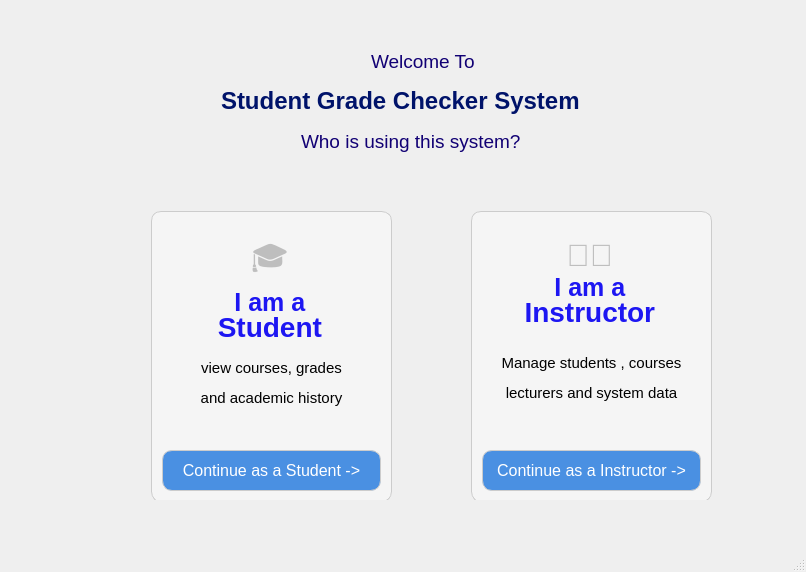
<?xml version="1.0" encoding="UTF-8"?>
<ui version="4.0">
 <class>MainWindow</class>
 <widget class="QMainWindow" name="MainWindow">
  <property name="geometry">
   <rect>
    <x>0</x>
    <y>0</y>
    <width>806</width>
    <height>572</height>
   </rect>
  </property>
  <property name="sizePolicy">
   <sizepolicy hsizetype="Fixed" vsizetype="Preferred">
    <horstretch>0</horstretch>
    <verstretch>0</verstretch>
   </sizepolicy>
  </property>
  <property name="windowTitle">
   <string>MainWindow</string>
  </property>
  <widget class="QWidget" name="centralwidget">
   <widget class="QStackedWidget" name="mainStack">
    <property name="geometry">
     <rect>
      <x>11</x>
      <y>11</y>
      <width>801</width>
      <height>541</height>
     </rect>
    </property>
    <property name="currentIndex">
     <number>0</number>
    </property>
    <widget class="QWidget" name="page">
     <widget class="QLabel" name="label">
      <property name="geometry">
       <rect>
        <x>360</x>
        <y>20</y>
        <width>131</width>
        <height>61</height>
       </rect>
      </property>
      <property name="text">
       <string>&lt;html&gt;&lt;head/&gt;&lt;body&gt;&lt;p&gt;&lt;span style=&quot; font-size:14pt; color:#110074;&quot;&gt;Welcome To&lt;/span&gt;&lt;/p&gt;&lt;/body&gt;&lt;/html&gt;</string>
      </property>
     </widget>
     <widget class="QLabel" name="label_2">
      <property name="geometry">
       <rect>
        <x>210</x>
        <y>70</y>
        <width>441</width>
        <height>41</height>
       </rect>
      </property>
      <property name="text">
       <string>&lt;html&gt;&lt;head/&gt;&lt;body&gt;&lt;p&gt;&lt;span style=&quot; font-size:18pt; font-weight:700; color:#00136a;&quot;&gt;Student Grade Checker System&lt;/span&gt;&lt;/p&gt;&lt;/body&gt;&lt;/html&gt;</string>
      </property>
     </widget>
     <widget class="QLabel" name="label_3">
      <property name="geometry">
       <rect>
        <x>290</x>
        <y>100</y>
        <width>271</width>
        <height>61</height>
       </rect>
      </property>
      <property name="text">
       <string>&lt;html&gt;&lt;head/&gt;&lt;body&gt;&lt;p&gt;&lt;span style=&quot; font-size:14pt; color:#110074;&quot;&gt;Who is using this system?&lt;/span&gt;&lt;/p&gt;&lt;/body&gt;&lt;/html&gt;</string>
      </property>
     </widget>
     <widget class="QWidget" name="horizontalLayoutWidget">
      <property name="geometry">
       <rect>
        <x>130</x>
        <y>200</y>
        <width>591</width>
        <height>291</height>
       </rect>
      </property>
      <layout class="QHBoxLayout" name="horizontalLayout_3"/>
     </widget>
     <widget class="QFrame" name="frame">
      <property name="geometry">
       <rect>
        <x>100</x>
        <y>200</y>
        <width>629</width>
        <height>289</height>
       </rect>
      </property>
      <property name="styleSheet">
       <string notr="true">border: none;</string>
      </property>
      <property name="frameShape">
       <enum>QFrame::Shape::NoFrame</enum>
      </property>
      <property name="frameShadow">
       <enum>QFrame::Shadow::Raised</enum>
      </property>
      <widget class="QFrame" name="frame_2">
       <property name="geometry">
        <rect>
         <x>40</x>
         <y>0</y>
         <width>241</width>
         <height>291</height>
        </rect>
       </property>
       <property name="styleSheet">
        <string notr="true">  background-color: #f5f5f5;
    border-radius: 10px;
    border: 1px solid #ccc;</string>
       </property>
       <property name="frameShape">
        <enum>QFrame::Shape::Box</enum>
       </property>
       <property name="frameShadow">
        <enum>QFrame::Shadow::Plain</enum>
       </property>
       <layout class="QVBoxLayout" name="verticalLayout_4">
        <property name="leftMargin">
         <number>10</number>
        </property>
        <property name="topMargin">
         <number>10</number>
        </property>
        <property name="rightMargin">
         <number>10</number>
        </property>
        <property name="bottomMargin">
         <number>10</number>
        </property>
        <item>
         <layout class="QVBoxLayout" name="verticalLayout_3">
          <item>
           <spacer name="verticalSpacer_2">
            <property name="orientation">
             <enum>Qt::Orientation::Vertical</enum>
            </property>
            <property name="sizeType">
             <enum>QSizePolicy::Policy::Fixed</enum>
            </property>
            <property name="sizeHint" stdset="0">
             <size>
              <width>63</width>
              <height>12</height>
             </size>
            </property>
           </spacer>
          </item>
          <item>
           <widget class="QLabel" name="label_4">
            <property name="enabled">
             <bool>false</bool>
            </property>
            <property name="styleSheet">
             <string notr="true">border:none</string>
            </property>
            <property name="frameShape">
             <enum>QFrame::Shape::NoFrame</enum>
            </property>
            <property name="text">
             <string>&lt;html&gt;
&lt;head/&gt;
&lt;body&gt;

&lt;p align=&quot;center&quot; style=&quot;margin:0;&quot;&gt;
&lt;span style=&quot;font-size:23pt;&quot;&gt;🎓&lt;/span&gt;
&lt;/p&gt;

&lt;p align=&quot;center&quot; style=&quot;margin:0; line-height:80%;&quot;&gt;
&lt;span style=&quot;font-size:19pt; font-weight:700; color:#1d16f2;&quot;&gt;I am a&lt;/span&gt;
&lt;/p&gt;

&lt;p align=&quot;center&quot; style=&quot;margin:0; line-height:80%;&quot;&gt;
&lt;span style=&quot;font-size:21pt; font-weight:700; color:#1d16f2;&quot;&gt;Student&lt;/span&gt;
&lt;/p&gt;

&lt;/body&gt;
&lt;/html&gt;</string>
            </property>
           </widget>
          </item>
          <item>
           <widget class="QLabel" name="label_5">
            <property name="enabled">
             <bool>true</bool>
            </property>
            <property name="styleSheet">
             <string notr="true">border:none</string>
            </property>
            <property name="text">
             <string>&lt;html&gt;&lt;head/&gt;&lt;body&gt;&lt;p align=&quot;center&quot;&gt;&lt;span style=&quot; font-size:11pt; color:#000000;&quot;&gt;view courses, grades&lt;/span&gt;&lt;/p&gt;&lt;p align=&quot;center&quot;&gt;&lt;span style=&quot; font-size:11pt; color:#000000;&quot;&gt;and academic history&lt;/span&gt;&lt;/p&gt;&lt;/body&gt;&lt;/html&gt;</string>
            </property>
            <property name="textFormat">
             <enum>Qt::TextFormat::MarkdownText</enum>
            </property>
           </widget>
          </item>
          <item>
           <spacer name="verticalSpacer_3">
            <property name="orientation">
             <enum>Qt::Orientation::Vertical</enum>
            </property>
            <property name="sizeType">
             <enum>QSizePolicy::Policy::Fixed</enum>
            </property>
            <property name="sizeHint" stdset="0">
             <size>
              <width>10</width>
              <height>20</height>
             </size>
            </property>
           </spacer>
          </item>
          <item>
           <widget class="QPushButton" name="btn_student">
            <property name="styleSheet">
             <string notr="true">QPushButton {
    background-color: #4A90E2;
    color: white;
    border-radius: 10px;
    padding: 10px;
    font-size: 16px;
}

QPushButton:hover {
    background-color: #357ABD;
}

QPushButton:pressed {
    background-color: #2C5F9E;
}</string>
            </property>
            <property name="text">
             <string>Continue as a Student -&gt;</string>
            </property>
           </widget>
          </item>
         </layout>
        </item>
       </layout>
      </widget>
      <widget class="QFrame" name="frame_3">
       <property name="geometry">
        <rect>
         <x>360</x>
         <y>0</y>
         <width>241</width>
         <height>291</height>
        </rect>
       </property>
       <property name="styleSheet">
        <string notr="true">  background-color: #f5f5f5;
    border-radius: 10px;
    border: 1px solid #ccc;</string>
       </property>
       <property name="frameShape">
        <enum>QFrame::Shape::Box</enum>
       </property>
       <property name="frameShadow">
        <enum>QFrame::Shadow::Plain</enum>
       </property>
       <layout class="QVBoxLayout" name="verticalLayout_5">
        <property name="leftMargin">
         <number>10</number>
        </property>
        <property name="topMargin">
         <number>10</number>
        </property>
        <property name="rightMargin">
         <number>10</number>
        </property>
        <property name="bottomMargin">
         <number>10</number>
        </property>
        <item>
         <layout class="QVBoxLayout" name="verticalLayout_6">
          <item>
           <spacer name="verticalSpacer_4">
            <property name="orientation">
             <enum>Qt::Orientation::Vertical</enum>
            </property>
            <property name="sizeType">
             <enum>QSizePolicy::Policy::Fixed</enum>
            </property>
            <property name="sizeHint" stdset="0">
             <size>
              <width>63</width>
              <height>12</height>
             </size>
            </property>
           </spacer>
          </item>
          <item>
           <widget class="QLabel" name="label_6">
            <property name="enabled">
             <bool>false</bool>
            </property>
            <property name="styleSheet">
             <string notr="true">border:none</string>
            </property>
            <property name="frameShape">
             <enum>QFrame::Shape::NoFrame</enum>
            </property>
            <property name="text">
             <string>&lt;html&gt;
&lt;head/&gt;
&lt;body&gt;

&lt;p align=&quot;center&quot; style=&quot;margin:0;&quot;&gt;
&lt;span style=&quot;font-size:23pt;&quot;&gt;👩‍🏫&lt;/span&gt;
&lt;/p&gt;

&lt;p align=&quot;center&quot; style=&quot;margin:0; line-height:80%;&quot;&gt;
&lt;span style=&quot;font-size:19pt; font-weight:700; color:#1d16f2;&quot;&gt;I am a&lt;/span&gt;
&lt;/p&gt;

&lt;p align=&quot;center&quot; style=&quot;margin:0; line-height:80%;&quot;&gt;
&lt;span style=&quot;font-size:21pt; font-weight:700; color:#1d16f2;&quot;&gt;Instructor&lt;/span&gt;
&lt;/p&gt;

&lt;/body&gt;
&lt;/html&gt;</string>
            </property>
           </widget>
          </item>
          <item>
           <widget class="QLabel" name="label_7">
            <property name="enabled">
             <bool>true</bool>
            </property>
            <property name="styleSheet">
             <string notr="true">border:none</string>
            </property>
            <property name="text">
             <string>&lt;html&gt;&lt;head/&gt;&lt;body&gt;&lt;p align=&quot;center&quot;&gt;&lt;span style=&quot; font-size:11pt; color:#000000;&quot;&gt;Manage students , courses&lt;/span&gt;&lt;/p&gt;&lt;p align=&quot;center&quot;&gt;&lt;span style=&quot; font-size:11pt; color:#000000;&quot;&gt;lecturers and system data&lt;/span&gt;&lt;/p&gt;&lt;/body&gt;&lt;/html&gt;</string>
            </property>
            <property name="textFormat">
             <enum>Qt::TextFormat::MarkdownText</enum>
            </property>
           </widget>
          </item>
          <item>
           <spacer name="verticalSpacer_5">
            <property name="orientation">
             <enum>Qt::Orientation::Vertical</enum>
            </property>
            <property name="sizeType">
             <enum>QSizePolicy::Policy::Fixed</enum>
            </property>
            <property name="sizeHint" stdset="0">
             <size>
              <width>10</width>
              <height>20</height>
             </size>
            </property>
           </spacer>
          </item>
          <item>
           <widget class="QPushButton" name="btn_instructor">
            <property name="styleSheet">
             <string notr="true">QPushButton {
    background-color: #4A90E2;
    color: white;
    border-radius: 10px;
    padding: 10px;
    font-size: 16px;
}

QPushButton:hover {
    background-color: #357ABD;
}

QPushButton:pressed {
    background-color: #2C5F9E;
}</string>
            </property>
            <property name="text">
             <string>Continue as a Instructor -&gt;</string>
            </property>
           </widget>
          </item>
         </layout>
        </item>
       </layout>
      </widget>
     </widget>
    </widget>
    <widget class="QWidget" name="page_6"/>
    <widget class="QWidget" name="page_2"/>
    <widget class="QWidget" name="page_3">
     <layout class="QHBoxLayout" name="horizontalLayout_2" stretch="0,1">
      <item>
       <layout class="QVBoxLayout" name="verticalLayout_2">
        <item>
         <widget class="QListWidget" name="sidebarMenu">
          <property name="sizePolicy">
           <sizepolicy hsizetype="Expanding" vsizetype="MinimumExpanding">
            <horstretch>0</horstretch>
            <verstretch>0</verstretch>
           </sizepolicy>
          </property>
          <property name="minimumSize">
           <size>
            <width>0</width>
            <height>450</height>
           </size>
          </property>
          <property name="maximumSize">
           <size>
            <width>150</width>
            <height>16777215</height>
           </size>
          </property>
          <property name="font">
           <font>
            <pointsize>12</pointsize>
            <bold>true</bold>
           </font>
          </property>
          <property name="styleSheet">
           <string notr="true">QListWidget::item {
    padding: 30px 5px;
}</string>
          </property>
          <property name="spacing">
           <number>0</number>
          </property>
          <item>
           <property name="text">
            <string>Courses Manager</string>
           </property>
          </item>
          <item>
           <property name="text">
            <string>Rankings</string>
           </property>
          </item>
          <item>
           <property name="text">
            <string>Statistics</string>
           </property>
          </item>
         </widget>
        </item>
        <item>
         <spacer name="verticalSpacer">
          <property name="orientation">
           <enum>Qt::Orientation::Vertical</enum>
          </property>
          <property name="sizeHint" stdset="0">
           <size>
            <width>20</width>
            <height>40</height>
           </size>
          </property>
         </spacer>
        </item>
        <item>
         <widget class="QPushButton" name="lecturerLogoutBtn">
          <property name="maximumSize">
           <size>
            <width>150</width>
            <height>16777215</height>
           </size>
          </property>
          <property name="text">
           <string>Log Out</string>
          </property>
         </widget>
        </item>
       </layout>
      </item>
      <item>
       <widget class="QStackedWidget" name="lecturerPanes">
        <property name="currentIndex">
         <number>1</number>
        </property>
        <widget class="QWidget" name="page_4">
         <layout class="QVBoxLayout" name="verticalLayout">
          <item>
           <widget class="QPushButton" name="btnOpenAssginLecturer">
            <property name="text">
             <string>Assign Lecturer</string>
            </property>
           </widget>
          </item>
          <item>
           <widget class="QPushButton" name="btnOpenAddCourse">
            <property name="text">
             <string>Add New Course</string>
            </property>
           </widget>
          </item>
          <item>
           <widget class="QPushButton" name="btnOpenInputGrade">
            <property name="text">
             <string>Input Student Grade</string>
            </property>
           </widget>
          </item>
         </layout>
        </widget>
        <widget class="QWidget" name="page_5"/>
       </widget>
      </item>
     </layout>
    </widget>
   </widget>
  </widget>
  <widget class="QMenuBar" name="menubar">
   <property name="geometry">
    <rect>
     <x>0</x>
     <y>0</y>
     <width>806</width>
     <height>25</height>
    </rect>
   </property>
  </widget>
  <widget class="QStatusBar" name="statusbar"/>
 </widget>
 <resources/>
 <connections/>
</ui>
